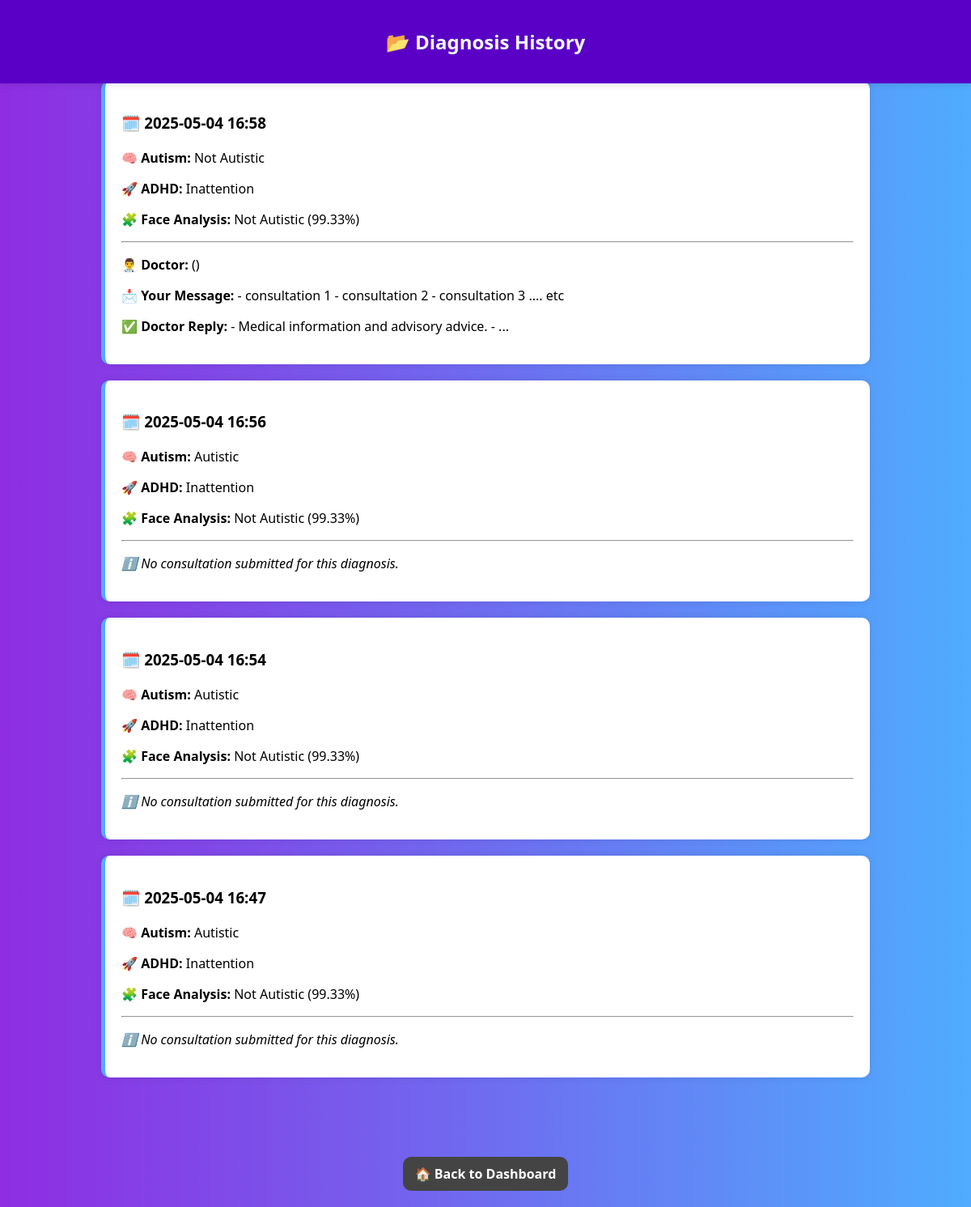
The page /diagnosis-history (signed in) on the database its author committed.
### app.py (models this page shows)
class Diagnosis(db.Model):
    id = db.Column(db.Integer, primary_key=True)
    user_id = db.Column(db.Integer, db.ForeignKey('user.id'), nullable=False)
    user_name = db.Column(db.String(100))
    email = db.Column(db.String(100))
    date = db.Column(db.DateTime, default=datetime.utcnow)
    autism_survey_result = db.Column(db.String(50))
    adhd_result = db.Column(db.String(50))
    adhd_probabilities = db.Column(db.Text)
    face_result = db.Column(db.String(50))
    face_confidence = db.Column(db.String(50))
    input_data = db.Column(db.Text)

class Consultation(db.Model):
    id = db.Column(db.Integer, primary_key=True)
    patient_id = db.Column(db.Integer, db.ForeignKey('user.id'))
    doctor_id = db.Column(db.Integer, db.ForeignKey('user.id'))
    diagnosis_id = db.Column(db.Integer, db.ForeignKey('diagnosis.id'))
    message_from_patient = db.Column(db.Text)
    message_from_doctor = db.Column(db.Text)
    status = db.Column(db.String(50), default='Pending')
    date_requested = db.Column(db.DateTime, default=datetime.utcnow)
    date_replied = db.Column(db.DateTime, nullable=True)
    diagnosis = db.relationship('Diagnosis')  # علشان نقدر نستدعي البيانات بسهولة
    patient = db.relationship('User', foreign_keys=[patient_id])

### app.py (the view)
@app.route('/diagnosis-history')
def diagnosis_history():
    if 'user_id' not in session:
        return redirect(url_for('login'))
    records = Diagnosis.query.filter_by(user_id=session.get('user_id'))\
                             .order_by(Diagnosis.date.desc()).all()
    for r in records:
        r.consultation = Consultation.query.filter_by(diagnosis_id=r.id).first()
        if r.consultation:
            r.consultation.doctor = User.query.get(r.consultation.doctor_id)
    return render_template('diagnosis_history.html', records=records)

### app.py (called while the page is built, shortened)
def create_admin_account():
    existing_admin = User.query.filter_by(email='admin1@site.com').first()

@app.before_request
def before_any_request():
    if request.endpoint != 'static':
        create_admin_account()

### templates/diagnosis_history.html (shortened to what this page needs)
<!DOCTYPE html>
<html lang="en">
<head>
    <link rel="stylesheet" href="{{ url_for('static', filename='style.css') }}">
</head>
<body class="gradient-bg">
    <div class="fixed-title-purple">
        <h2>📂 Diagnosis History</h2>
    </div>
    <div class="scroll-area">
        {% if records %}
            {% for record in records %}
                <div class="history-entry">
                    <h3>🗓️ {{ record.date.strftime('%Y-%m-%d %H:%M') }}</h3>
                    <p><strong>🧠 Autism:</strong> {{ record.autism_survey_result }}</p>
                    <p><strong>🚀 ADHD:</strong> {{ record.adhd_result }}</p>
                    <p><strong>🧩 Face Analysis:</strong> {{ record.face_result }} ({{ record.face_confidence }})</p>
                    <hr>
                    {% set consultation = record.consultation %}
                    {% if consultation %}
                        <p><strong>👨‍⚕️ Doctor:</strong> {{ consultation.doctor.full_name }} ({{ consultation.doctor.email }})</p>
                        <p><strong>📩 Your Message:</strong> {{ consultation.message_from_patient }}</p>
                        {% if consultation.status == 'Replied' %}
                            <p><strong>✅ Doctor Reply:</strong> {{ consultation.message_from_doctor }}</p>
                        {% else %}
                            <p><strong>🕒 Waiting for doctor's reply...</strong></p>
                        {% endif %}
                    {% else %}
                        <p><em>ℹ️ No consultation submitted for this diagnosis.</em></p>
                    {% endif %}
                </div>
            {% endfor %}
        {% else %}
            <p>No previous diagnosis found.</p>
        {% endif %}
    </div>
    <div class="fixed-footer">
        <a href="/dashboard" class="back-link">🏠 Back to Dashboard</a>
    </div>
</body>
</html>

### static/style.css (style rules this page uses)
h2 { margin-bottom: 20px; color: #effbf8; }
h3 { margin-bottom: 20px; color: #000000; }
a { color: #007bff; text-decoration: none; }
.back-link { display: inline-block; margin-top: 20px; text-decoration: none; color: #007bff; font-weight: bold; transition: color 0.3s ease; }
.gradient-bg { background: linear-gradient(to right, #8e2de2, #4facfe); margin: 0; padding: 0; font-family: 'Segoe UI', Tahoma, Geneva, Verdana, sans-serif; }
.fixed-title-purple { position: fixed; top: 0; width: 100%; background: #5a00c6; padding: 15px 0; text-align: center; color: white; font-weight: bold; z-index: 10; box-shadow: 0 2px 8px rgba(0, 0, 0, 0.1); }
.scroll-area { margin: 80px auto 80px auto; max-width: 950px; height: calc(100vh - 160px); overflow-y: auto; padding: 20px; }
.history-entry { background-color: white; border-radius: 10px; padding: 20px; margin-bottom: 20px; box-shadow: 0 0 10px rgba(0,0,0,0.1); border-left: 5px solid #4facfe; }
.fixed-footer { position: fixed; bottom: 0; width: 100%; background: transparent; text-align: center; padding: 20px 0; }
.back-link { display: inline-block; background-color: #4facfe; color: white; padding: 12px 24px; border-radius: 8px; font-weight: bold; text-decoration: none; transition: background-color 0.3s ease; }
.back-link { margin: 0 15px; font-weight: bold; text-decoration: none; color: #fff; background-color: #444; padding: 10px 15px; border-radius: 10px; }

### rows shown on the page
Diagnosis: date "2025-05-04 16:58", autism_survey_result "Not Autistic", adhd_result "Inattention", face_result "Not Autistic", face_confidence "99.33%"
Consultation: message_from_patient "- consultation 1 - consultation 2 - consultation 3 .... etc", message_from_doctor "- Medical information and advisory advice. - ..."
Diagnosis: date "2025-05-04 16:56", autism_survey_result "Autistic", adhd_result "Inattention", face_result "Not Autistic", face_confidence "99.33%", shows "ℹ️ No consultation submitted for this diagnosis."
Diagnosis: date "2025-05-04 16:54", autism_survey_result "Autistic", adhd_result "Inattention", face_result "Not Autistic", face_confidence "99.33%", shows "ℹ️ No consultation submitted for this diagnosis."
Diagnosis: date "2025-05-04 16:47", autism_survey_result "Autistic", adhd_result "Inattention", face_result "Not Autistic", face_confidence "99.33%", shows "ℹ️ No consultation submitted for this diagnosis."
